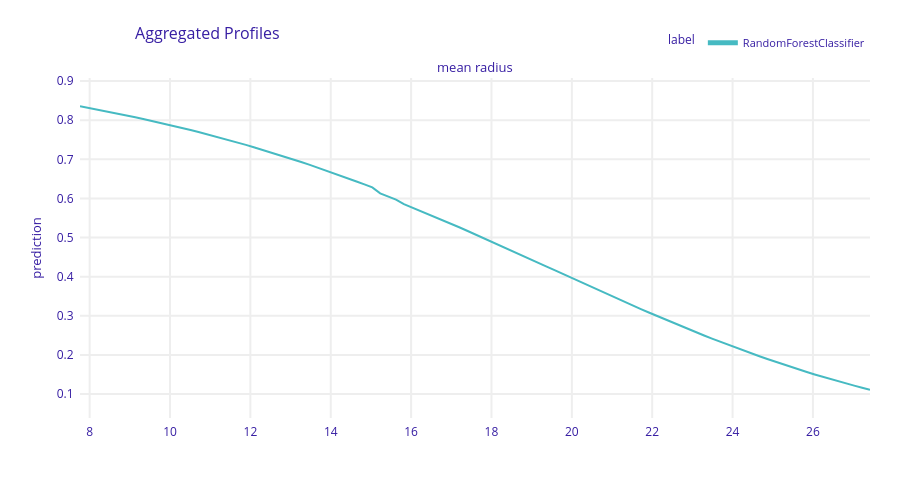

Notebook cell for this chart:
### Code cell
pdp_radius = explainer.model_profile(variables="mean radius", type="conditional") # ICE
pdp_radius.plot()

### Figure 1 — Plotly figure (JSON) as saved in the notebook; plotly's stock layout.template omitted (floating-point values rounded to 4 significant figures; data arrays with more than 128 entries replaced by an {"elided": "..."} marker saying what was removed)
{"data": [{"customdata": {"elided": "101x3 mixed values"}, "hovertemplate": "<b>%{hovertext}</b><br><br>prediction=%{y:.3f}<br>mean_prediction=%{customdata[0]:.3f}<extra></extra>", "hovertext": ["RandomForestClassifier", "RandomForestClassifier", "RandomForestClassifier", "RandomForestClassifier", "RandomForestClassifier", "RandomForestClassifier", "RandomForestClassifier", "RandomForestClassifier", "RandomForestClassifier", "RandomForestClassifier", "RandomForestClassifier", "RandomForestClassifier", "RandomForestClassifier", "RandomForestClassifier", "RandomForestClassifier", "RandomForestClassifier", "RandomForestClassifier", "RandomForestClassifier", "RandomForestClassifier", "RandomForestClassifier", "RandomForestClassifier", "RandomForestClassifier", "RandomForestClassifier", "RandomForestClassifier", "RandomForestClassifier", "RandomForestClassifier", "RandomForestClassifier", "RandomForestClassifier", "RandomForestClassifier", "RandomForestClassifier", "RandomForestClassifier", "RandomForestClassifier", "RandomForestClassifier", "RandomForestClassifier", "RandomForestClassifier", "RandomForestClassifier", "RandomForestClassifier", "RandomForestClassifier", "RandomForestClassifier", "RandomForestClassifier", "RandomForestClassifier", "RandomForestClassifier", "RandomForestClassifier", "RandomForestClassifier", "RandomForestClassifier", "RandomForestClassifier", "RandomForestClassifier", "RandomForestClassifier", "RandomForestClassifier", "RandomForestClassifier", "RandomForestClassifier", "RandomForestClassifier", "RandomForestClassifier", "RandomForestClassifier", "RandomForestClassifier", "RandomForestClassifier", "RandomForestClassifier", "RandomForestClassifier", "RandomForestClassifier", "RandomForestClassifier", "RandomForestClassifier", "RandomForestClassifier", "RandomForestClassifier", "RandomForestClassifier", "RandomForestClassifier", "RandomForestClassifier", "RandomForestClassifier", "RandomForestClassifier", "RandomForestClassifier", "RandomForestClassifier", "RandomForestClassifier", "RandomForestClassifier", "RandomForestClassifier", "RandomForestClassifier", "RandomForestClassifier", "RandomForestClassifier", "RandomForestClassifier", "RandomForestClassifier", "RandomForestClassifier", "RandomForestClassifier", "RandomForestClassifier", "RandomForestClassifier", "RandomForestClassifier", "RandomForestClassifier", "RandomForestClassifier", "RandomForestClassifier", "RandomForestClassifier", "RandomForestClassifier", "RandomForestClassifier", "RandomForestClassifier", "RandomForestClassifier", "RandomForestClassifier", "RandomForestClassifier", "RandomForestClassifier", "RandomForestClassifier", "RandomForestClassifier", "RandomForestClassifier", "RandomForestClassifier", "RandomForestClassifier", "RandomForestClassifier", "RandomForestClassifier"], "legendgroup": "RandomForestClassifier", "line": {"color": "#46bac2", "dash": "solid", "width": 2}, "marker": {"symbol": "circle"}, "mode": "lines", "name": "RandomForestClassifier", "opacity": 1, "orientation": "v", "showlegend": true, "type": "scatter", "x": [7.76, 7.957, 8.153, 8.35, 8.546, 8.743, 8.94, 9.136, 9.333, 9.529, 9.726, 9.923, 10.12, 10.32, 10.51, 10.71, 10.91, 11.1, 11.3, 11.5, 11.69, 11.89, 12.09, 12.28, 12.48, 12.68, 12.87, 13.07, 13.26, 13.46, 13.66, 13.85, 14.05, 14.25, 14.44, 14.64, 14.84, 15.03, 15.23, 15.43, 15.62, 15.82, 16.02, 16.21, 16.41, 16.61, 16.8, 17.0, 17.2, 17.39, 17.59, 17.79, 17.98, 18.18, 18.38, 18.57, 18.77, 18.97, 19.16, 19.36, 19.56, 19.75, 19.95, 20.15, 20.34, 20.54, 20.74, 20.93, 21.13, 21.33, 21.52, 21.72, 21.92, 22.11, 22.31, 22.51, 22.7, 22.9, 23.09, 23.29, 23.49, 23.68, 23.88, 24.08, 24.27, 24.47, 24.67, 24.86, 25.06, 25.26, 25.45, 25.65, 25.85, 26.04, 26.24, 26.44, 26.63, 26.83, 27.03, 27.22, 27.42], "xaxis": "x", "y": [0.8355, 0.8318, 0.828, 0.8241, 0.8201, 0.816, 0.8118, 0.8075, 0.8032, 0.7987, 0.7941, 0.7895, 0.7847, 0.7799, 0.7749, 0.7698, 0.7646, 0.7593, 0.7539, 0.7483, 0.7427, 0.7369, 0.731, 0.725, 0.7189, 0.7127, 0.7063, 0.6998, 0.6932, 0.6865, 0.6796, 0.6726, 0.6655, 0.6583, 0.651, 0.6435, 0.6359, 0.6282, 0.6129, 0.605, 0.597, 0.5857, 0.5775, 0.5691, 0.5607, 0.5523, 0.5437, 0.535, 0.5263, 0.5175, 0.5086, 0.4996, 0.4906, 0.4816, 0.4725, 0.4633, 0.4541, 0.4449, 0.4357, 0.4265, 0.4172, 0.408, 0.3987, 0.3895, 0.3803, 0.3712, 0.362, 0.3529, 0.3439, 0.3349, 0.326, 0.3171, 0.3084, 0.2997, 0.2911, 0.2826, 0.2741, 0.2658, 0.2576, 0.2495, 0.2416, 0.2337, 0.226, 0.2184, 0.2109, 0.2036, 0.1964, 0.1893, 0.1824, 0.1757, 0.169, 0.1626, 0.1562, 0.1501, 0.144, 0.1382, 0.1325, 0.1269, 0.1215, 0.1162, 0.1111], "yaxis": "y"}], "layout": {"annotations": [{"font": {"size": 13}, "showarrow": false, "text": "mean radius", "x": 0.5, "xanchor": "center", "xref": "paper", "y": 1, "yanchor": "bottom", "yref": "paper"}, {"font": {"size": 13}, "showarrow": false, "text": "prediction", "textangle": -90, "x": -0.07, "xref": "paper", "y": 0.5, "yref": "paper"}], "font": {"color": "#371ea3"}, "height": 489, "hovermode": "x unified", "legend": {"font": {"size": 11}, "itemsizing": "constant", "orientation": "h", "title": {"font": {"size": 12}, "text": "label"}, "tracegroupgap": 0, "x": 1, "xanchor": "right", "y": 1.061, "yanchor": "bottom"}, "margin": {"b": 71, "r": 30, "t": 78}, "title": {"font": {"size": 16}, "text": "Aggregated Profiles", "x": 0.15}, "xaxis": {"anchor": "y", "automargin": true, "domain": [0, 1], "fixedrange": true, "gridwidth": 2, "showticklabels": true, "tickcolor": "white", "ticklen": 3, "ticks": "outside", "title": {"text": ""}, "type": "linear", "zeroline": false}, "yaxis": {"anchor": "x", "automargin": true, "domain": [0, 1], "fixedrange": true, "gridwidth": 2, "range": [0.03865, 0.908], "tickcolor": "white", "ticklen": 3, "ticks": "outside", "title": {"text": ""}, "type": "linear", "zeroline": false}}}
